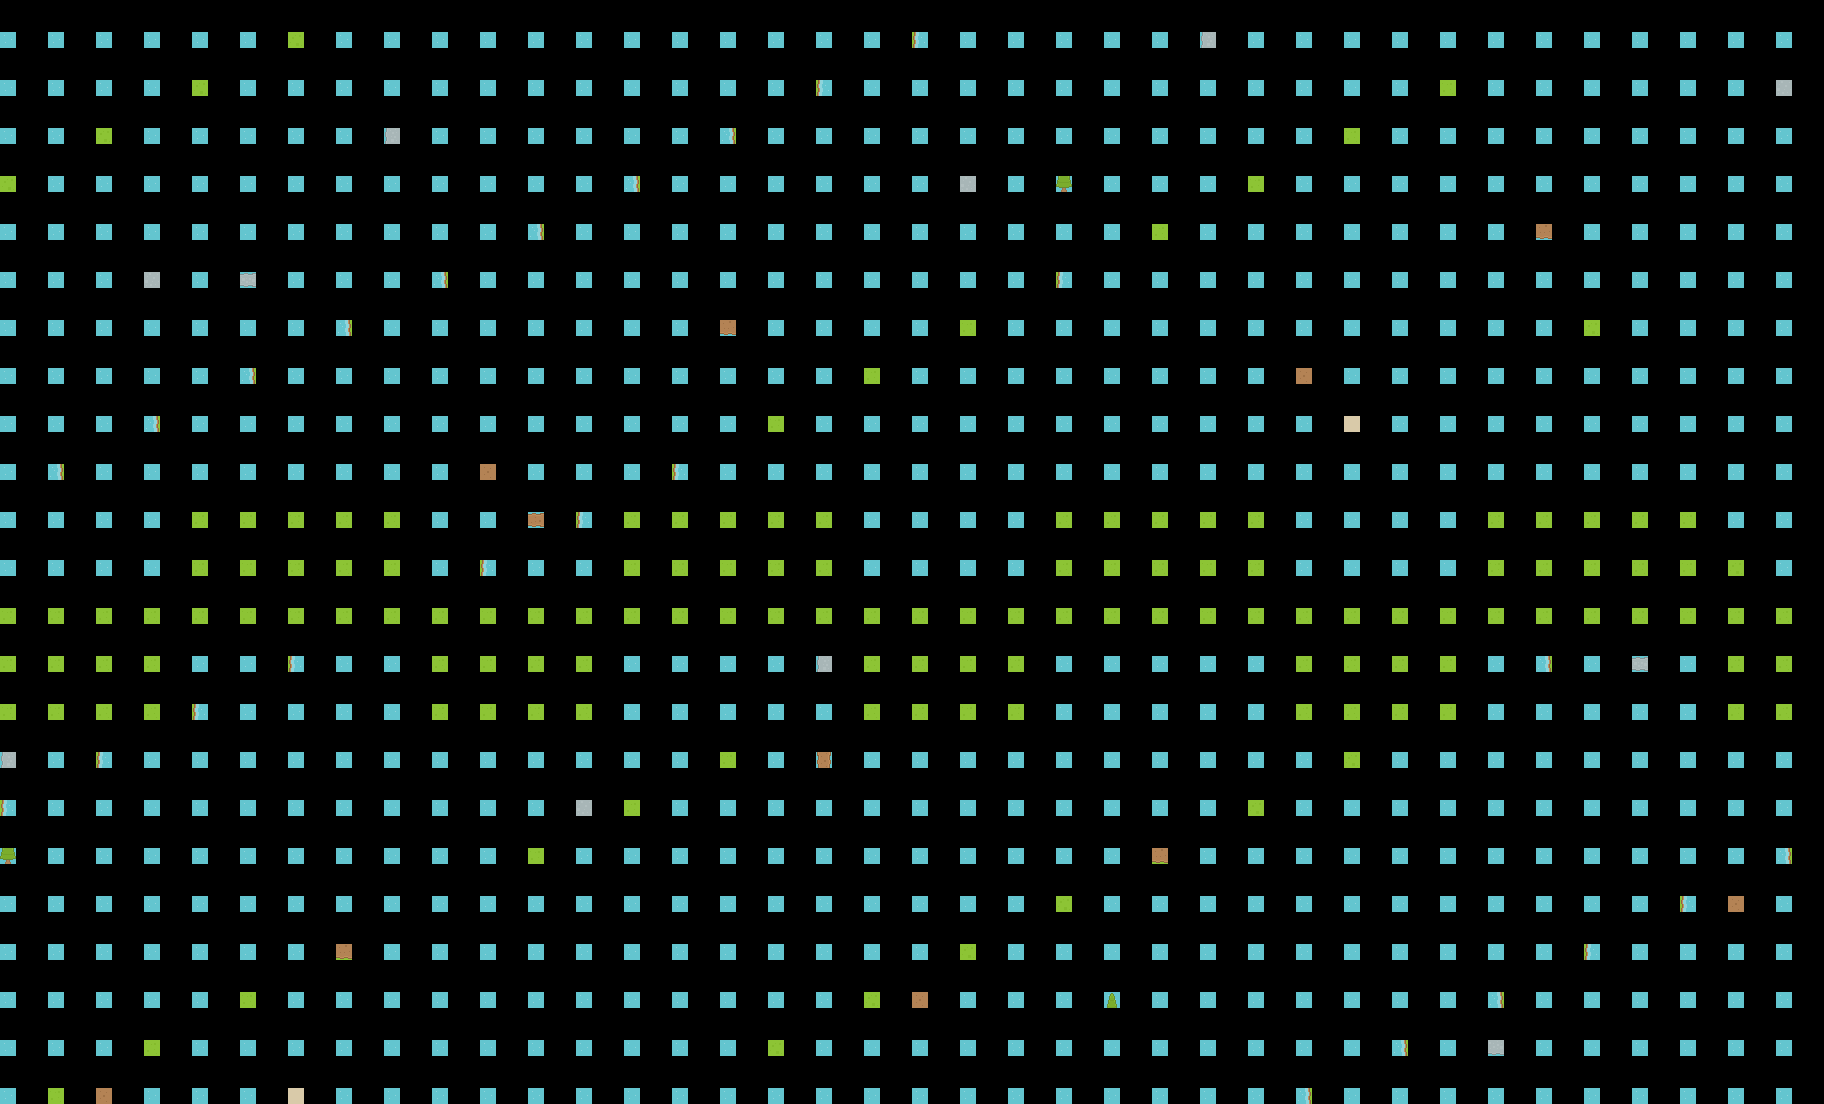

Below is a game level as drawn by its tile map, then a one-line description and the .tmx file that defines it, in full:
An orthogonal 38x23 tile map with 48x48 px tiles, 3 tile layers (Ground, Ground overlay, Decor) and 4 objects.

<map version="1.10" tiledversion="1.10.2" orientation="orthogonal" renderorder="right-down" width="38" height="23" tilewidth="48" tileheight="48" infinite="0" nextlayerid="5" nextobjectid="5">
 <tileset firstgid="1" name="KenneyRoguelike" tilewidth="16" tileheight="16" spacing="1">
  <image source="../kenney/roguelike/tiles.png" width="968" height="526" />
 </tileset>
 <layer id="1" name="Ground" width="38" height="23">
  <data encoding="csv">
61,61,61,61,61,61,6,61,61,61,61,61,61,61,61,61,61,61,61,60,61,61,61,61,61,61,61,61,61,61,61,61,61,61,61,61,61,61,
61,61,61,61,6,61,61,61,61,61,61,61,61,61,61,61,61,60,61,61,61,61,61,61,61,61,61,61,61,61,63,61,61,61,61,61,61,61,
61,61,6,61,61,61,61,61,61,61,61,61,61,61,61,62,61,61,61,61,61,61,61,61,61,61,61,61,63,61,61,61,61,61,61,61,61,61,
6,61,61,61,61,61,61,61,61,61,61,61,61,62,61,61,61,61,61,61,61,61,61,61,61,61,63,61,61,61,61,61,61,61,61,61,61,61,
61,61,61,61,61,61,61,61,61,61,61,62,61,61,61,61,61,61,61,61,61,61,61,61,63,61,61,61,61,61,61,61,61,61,61,61,61,61,
61,61,61,61,61,61,61,61,61,62,61,61,61,61,61,61,61,61,61,61,61,61,60,61,61,61,61,61,61,61,61,61,61,61,61,61,61,61,
61,61,61,61,61,61,61,62,61,61,61,61,61,61,61,61,61,61,61,61,63,61,61,61,61,61,61,61,61,61,61,61,61,6,61,61,61,61,
61,61,61,61,61,62,61,61,61,61,61,61,61,61,61,61,61,61,63,61,61,61,61,61,61,61,61,61,61,61,61,61,61,61,61,61,61,61,
61,61,61,62,61,61,61,61,61,61,61,61,61,61,61,61,63,61,61,61,61,61,61,61,61,61,61,61,61,61,61,61,61,61,61,61,61,61,
61,62,61,61,61,61,61,61,61,61,61,61,61,61,60,61,61,61,61,61,61,61,61,61,61,61,61,61,61,61,61,61,61,61,61,61,61,61,
61,61,61,61,63,63,63,63,63,61,61,61,60,63,63,63,63,63,61,61,61,61,63,63,63,63,63,61,61,61,61,63,63,63,63,63,61,61,
61,61,61,61,63,63,63,63,63,61,60,61,61,63,63,63,63,63,61,61,61,61,63,63,63,63,63,61,61,61,61,63,63,63,63,63,6,61,
63,63,63,63,63,63,63,63,63,63,63,63,63,63,63,63,63,63,63,63,63,63,63,63,63,63,63,63,63,63,63,63,63,63,63,63,63,63,
63,63,63,63,61,61,60,61,61,63,63,63,63,61,61,61,61,61,63,63,63,63,61,61,61,61,61,63,63,63,63,61,62,61,61,61,63,63,
63,63,63,63,60,61,61,61,61,63,63,63,63,61,61,61,61,61,63,63,63,63,61,61,61,61,61,63,63,63,63,61,61,61,61,61,63,63,
61,61,60,61,61,61,61,61,61,61,61,61,61,61,61,63,61,61,61,61,61,61,61,61,61,61,61,61,6,61,61,61,61,61,61,61,61,61,
60,61,61,61,61,61,61,61,61,61,61,61,61,63,61,61,61,61,61,61,61,61,61,61,61,61,6,61,61,61,61,61,61,61,61,61,61,61,
61,61,61,61,61,61,61,61,61,61,61,63,61,61,61,61,61,61,61,61,61,61,61,61,6,61,61,61,61,61,61,61,61,61,61,61,61,62,
61,61,61,61,61,61,61,61,61,61,61,61,61,61,61,61,61,61,61,61,61,61,6,61,61,61,61,61,61,61,61,61,61,61,61,60,61,61,
61,61,61,61,61,61,61,63,61,61,61,61,61,61,61,61,61,61,61,61,6,61,61,61,61,61,61,61,61,61,61,61,61,60,61,61,61,61,
61,61,61,61,61,63,61,61,61,61,61,61,61,61,61,61,61,61,6,61,61,61,61,61,61,61,61,61,61,61,61,62,61,61,61,61,61,61,
61,61,61,63,61,61,61,61,61,61,61,61,61,61,61,61,6,61,61,61,61,61,61,61,61,61,61,61,61,62,61,61,61,61,61,61,61,61,
61,63,61,61,61,61,61,61,61,61,61,61,61,61,61,61,61,61,61,61,61,61,61,61,61,61,61,62,61,61,61,61,61,61,61,61,61,61
  </data>
 </layer>
 <layer id="2" name="Ground overlay" width="38" height="23">
  <data encoding="csv">
0,0,0,0,0,0,0,0,0,0,0,0,0,0,0,0,0,0,0,0,0,0,0,0,0,920,0,0,0,0,0,0,0,0,0,0,0,0,
0,0,0,0,0,0,0,0,0,0,0,0,0,0,0,0,0,0,0,0,0,0,0,0,0,0,0,0,0,0,0,0,0,0,0,0,0,921,
0,0,0,0,0,0,0,0,920,0,0,0,0,0,0,0,0,0,0,0,0,0,0,0,0,0,0,0,0,0,0,0,0,0,0,0,0,0,
0,0,0,0,0,0,0,0,0,0,0,0,0,0,0,0,0,0,0,0,921,0,0,0,0,0,0,0,0,0,0,0,0,0,0,0,0,0,
0,0,0,0,0,0,0,0,0,0,0,0,0,0,0,0,0,0,0,0,0,0,0,0,0,0,0,0,0,0,0,0,636,0,0,0,0,0,
0,0,0,921,0,0,0,0,0,0,0,0,0,0,0,0,0,0,0,0,0,0,0,0,0,0,0,0,0,0,0,0,0,0,0,0,0,0,
0,0,0,0,0,0,0,0,0,0,0,0,0,0,0,636,0,0,0,0,0,0,0,0,0,0,0,0,0,0,0,0,0,0,0,0,0,0,
0,0,0,0,0,0,0,0,0,0,0,0,0,0,0,0,0,0,0,0,0,0,0,0,0,0,0,579,0,0,0,0,0,0,0,0,0,0,
0,0,0,0,0,0,0,0,0,0,0,0,0,0,0,0,0,0,0,0,0,0,0,0,0,0,0,0,0,0,0,0,0,0,0,0,0,0,
0,0,0,0,0,0,0,0,0,0,579,0,0,0,0,0,0,0,0,0,0,0,0,0,0,0,0,0,0,0,0,0,0,0,0,0,0,0,
0,0,0,0,0,0,0,0,0,0,0,0,0,0,0,0,0,0,0,0,0,0,0,0,0,0,0,0,0,0,0,0,0,0,0,0,0,0,
0,0,0,0,0,0,0,0,0,0,0,0,0,0,0,0,0,0,0,0,0,0,0,0,0,0,0,0,0,0,0,0,0,0,0,0,0,0,
0,0,0,0,0,0,0,0,0,0,0,0,0,0,0,0,0,0,0,0,0,0,0,0,0,0,0,0,0,0,0,0,0,0,0,0,0,0,
0,0,0,0,0,0,0,0,0,0,0,0,0,0,0,0,0,920,0,0,0,0,0,0,0,0,0,0,0,0,0,0,0,0,0,0,0,0,
0,0,0,0,0,0,0,0,0,0,0,0,0,0,0,0,0,0,0,0,0,0,0,0,0,0,0,0,0,0,0,0,0,0,0,0,0,0,
920,0,0,0,0,0,0,0,0,0,0,0,0,0,0,0,0,0,0,0,0,0,0,0,0,0,0,0,0,0,0,0,0,0,0,0,0,0,
0,0,0,0,0,0,0,0,0,0,0,0,921,0,0,0,0,0,0,0,0,0,0,0,0,0,0,0,0,0,0,0,0,0,0,0,0,0,
0,0,0,0,0,0,0,0,0,0,0,0,0,0,0,0,0,0,0,0,0,0,0,0,636,0,0,0,0,0,0,0,0,0,0,0,0,0,
0,0,0,0,0,0,0,0,0,0,0,0,0,0,0,0,0,0,0,0,0,0,0,0,0,0,0,0,0,0,0,0,0,0,0,0,579,0,
0,0,0,0,0,0,0,636,0,0,0,0,0,0,0,0,0,0,0,0,0,0,0,0,0,0,0,0,0,0,0,0,0,0,0,0,0,0,
0,0,0,0,0,0,0,0,0,0,0,0,0,0,0,0,0,0,0,579,0,0,0,0,0,0,0,0,0,0,0,0,0,0,0,0,0,0,
0,0,0,0,0,0,0,0,0,0,0,0,0,0,0,0,0,0,0,0,0,0,0,0,0,0,0,0,0,0,0,978,0,0,0,0,0,0,
0,0,579,0,0,0,0,0,0,0,0,0,0,0,0,0,0,0,0,0,0,0,0,0,0,0,0,0,0,0,0,0,0,0,0,0,0,0
  </data>
 </layer>
 <layer id="3" name="Decor" width="38" height="23">
  <data encoding="csv">
0,0,0,0,0,0,0,0,0,0,0,0,0,0,0,0,0,0,0,0,0,0,0,0,0,0,0,0,0,0,0,0,0,0,0,0,0,0,
0,0,0,0,0,0,0,0,0,0,0,0,0,0,0,0,0,0,0,0,0,0,0,0,0,0,0,0,0,0,0,0,0,0,0,0,0,0,
0,0,0,0,0,0,0,0,0,0,0,0,0,0,0,0,0,0,0,0,0,0,0,0,0,0,0,0,0,0,0,0,0,0,0,0,0,0,
0,0,0,0,0,0,0,0,0,0,0,0,0,0,0,0,0,0,0,0,0,0,644,0,0,0,0,0,0,0,0,0,0,0,0,0,0,0,
0,0,0,0,0,0,0,0,0,0,0,0,0,0,0,0,0,0,0,0,0,0,0,0,0,0,0,0,0,0,0,0,0,0,0,0,0,0,
0,0,0,0,0,808,0,0,0,0,0,0,0,0,0,0,0,0,0,0,0,0,0,0,0,0,0,0,0,0,0,0,0,0,0,0,0,0,
0,0,0,0,0,0,0,0,0,0,0,0,0,0,0,0,0,0,0,0,0,0,0,0,0,0,0,0,0,0,0,0,0,0,0,0,0,0,
0,0,0,0,0,0,0,0,0,0,0,0,0,0,0,0,0,0,0,0,0,0,0,0,0,0,0,0,0,0,0,0,0,0,0,0,0,0,
0,0,0,0,0,0,0,0,0,0,0,0,0,0,0,0,0,0,0,0,0,0,0,0,0,0,0,0,874,0,0,0,0,0,0,0,0,0,
0,0,0,0,0,0,0,0,0,0,0,0,0,0,0,0,0,0,0,0,0,0,0,0,0,0,0,0,0,0,0,0,0,0,0,0,0,0,
0,0,0,0,0,0,0,0,0,0,0,466,0,0,0,0,0,0,0,0,0,0,0,0,0,0,0,0,0,0,0,0,0,0,0,0,0,0,
0,0,0,0,0,0,0,0,0,0,0,0,0,0,0,0,0,0,0,0,0,0,0,0,0,0,0,0,0,0,0,0,0,0,0,0,0,0,
0,0,0,0,0,0,0,0,0,0,0,0,0,0,0,0,0,0,0,0,0,0,0,0,0,0,0,0,0,0,0,0,0,0,0,0,0,0,
0,0,0,0,0,0,0,0,0,0,0,0,0,0,0,0,0,0,0,0,0,0,0,0,0,0,0,0,0,0,0,0,0,0,808,0,0,0,
0,0,0,0,0,0,0,0,0,0,0,0,0,0,0,0,0,0,0,0,0,0,0,0,0,0,0,0,0,0,0,0,0,0,0,0,0,0,
0,0,0,0,0,0,0,0,0,0,0,0,0,0,0,0,0,409,0,0,0,0,0,0,0,0,0,0,0,0,0,0,0,0,0,0,0,0,
0,0,0,0,0,0,0,0,0,0,0,0,0,0,0,0,0,0,0,0,0,0,0,0,0,0,0,0,0,0,0,0,0,0,0,0,0,0,
644,0,0,0,0,0,0,0,0,0,0,0,0,0,0,0,0,0,0,0,0,0,0,0,0,0,0,0,0,0,0,0,0,0,0,0,0,0,
0,0,0,0,0,0,0,0,0,0,0,0,0,0,0,0,0,0,0,0,0,0,0,0,0,0,0,0,0,0,0,0,0,0,0,0,0,0,
0,0,0,0,0,0,0,0,0,0,0,0,0,0,0,0,0,0,0,0,0,0,0,0,0,0,0,0,0,0,0,0,0,0,0,0,0,0,
0,0,0,0,0,0,0,0,0,0,0,0,0,0,0,0,0,0,0,0,0,0,0,587,0,0,0,0,0,0,0,0,0,0,0,0,0,0,
0,0,0,0,0,0,0,0,0,0,0,0,0,0,0,0,0,0,0,0,0,0,0,0,0,0,0,0,0,0,0,0,0,0,0,0,0,0,
0,0,0,0,0,0,874,0,0,0,0,0,0,0,0,0,0,0,0,0,0,0,0,0,0,0,0,0,0,0,0,0,0,0,0,0,0,0
  </data>
 </layer>
 <objectgroup id="4" name="collision">
  <object id="1" x="0" y="0" width="1824" height="24" />
  <object id="2" x="0" y="1080" width="1824" height="24" />
  <object id="3" x="0" y="0" width="24" height="1104" />
  <object id="4" x="1800" y="0" width="24" height="1104" />
 </objectgroup>
</map>
